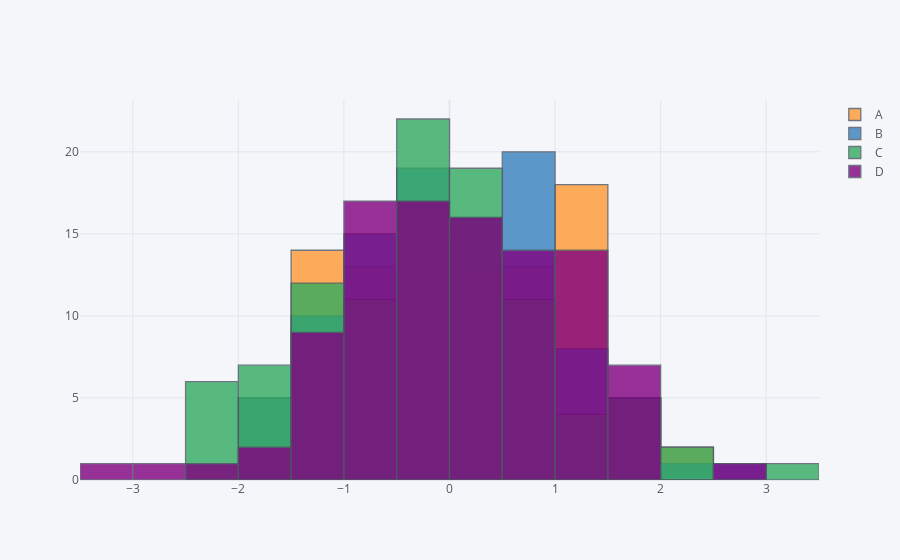

This figure's notebook cell:
### Markdown cell above
Aninhando todas as colunas do histograma

### Code cell
df.iplot(kind='hist')
